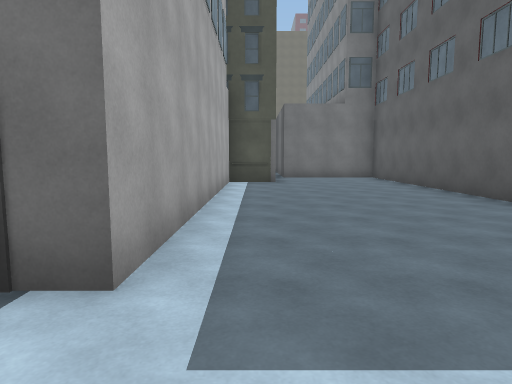
[1] (above)

23 first-person views from a walk through a scene from a Unity 3-D project. The camera is 1.4 m above the floor, tilts 6° down and sees 75° across. The floor is counted in squares, 2 m on a side. Each view is taken from the middle of a square. On the plan, view 1 faces up. The plan holds only what a view shows up to about 10 squares ahead; the rest is blank. The place goes on beyond the plan. The player character is not drawn. Some animated figures are not drawn. Some surface patterns are stand-ins.

[2]
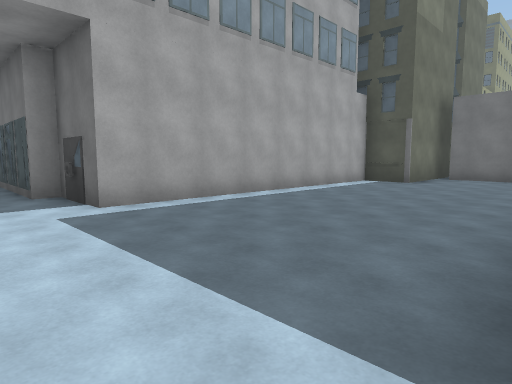

[3]
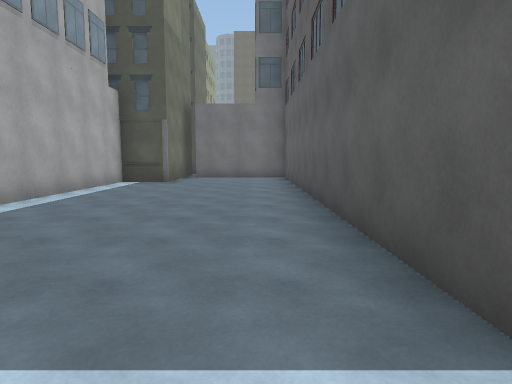

[4]
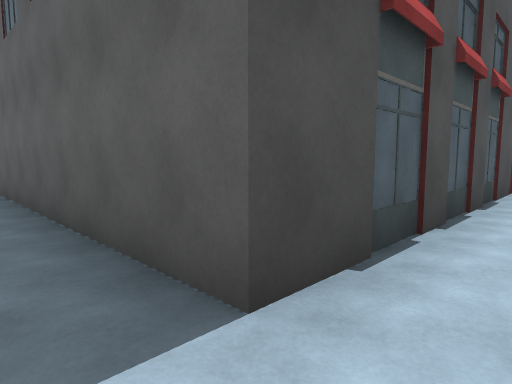

[5]
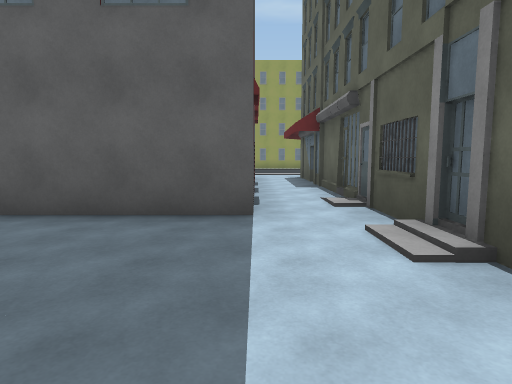

[6]
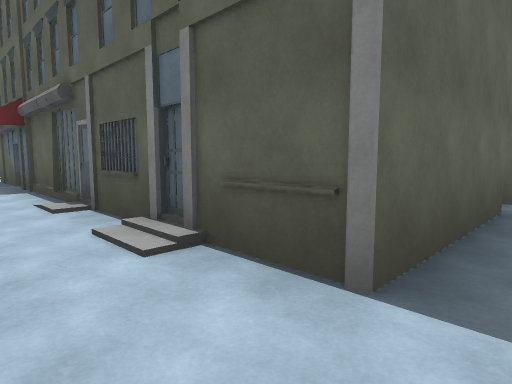

[7]
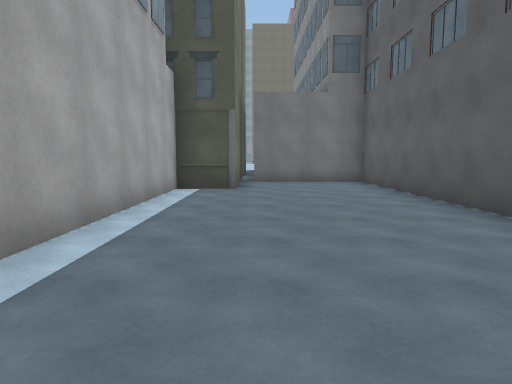

[8]
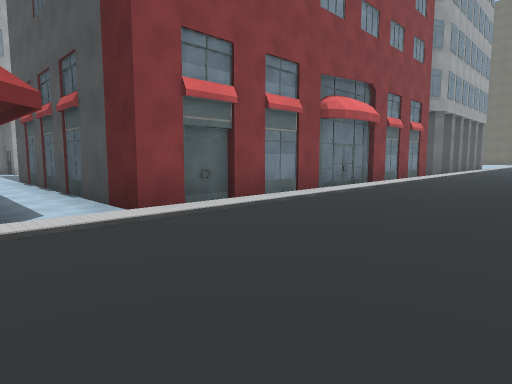

[9]
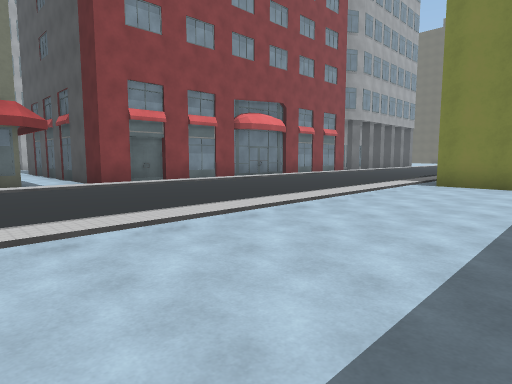

[10]
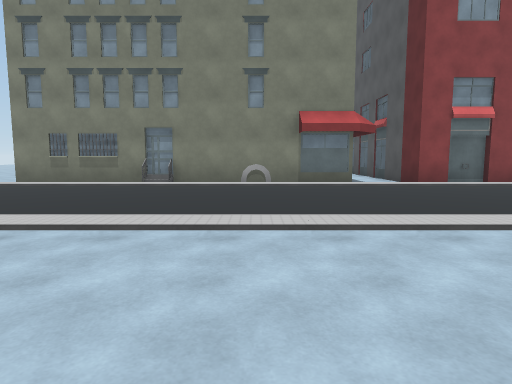

[11]
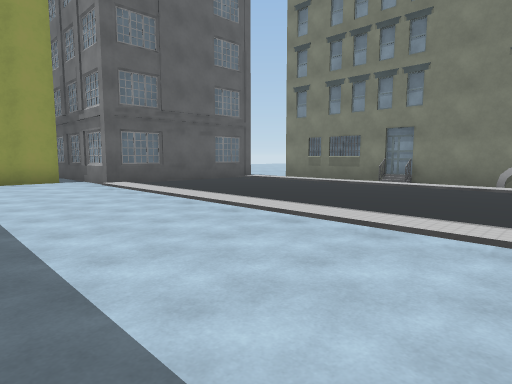

[12]
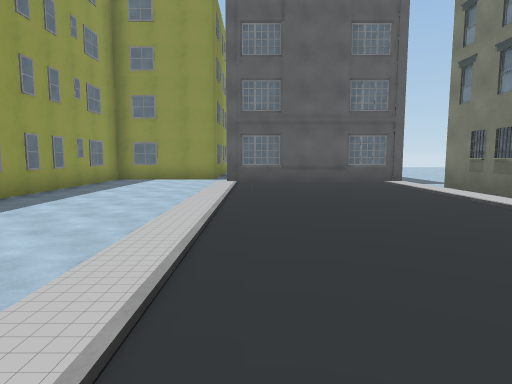

[13]
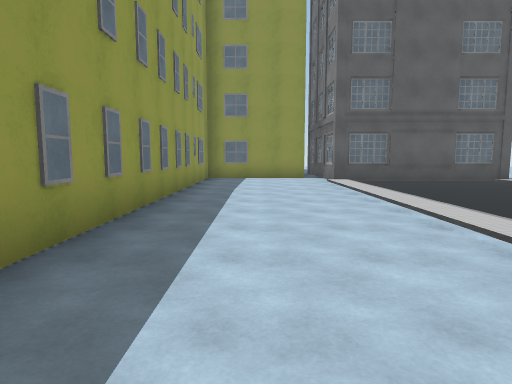

[14]
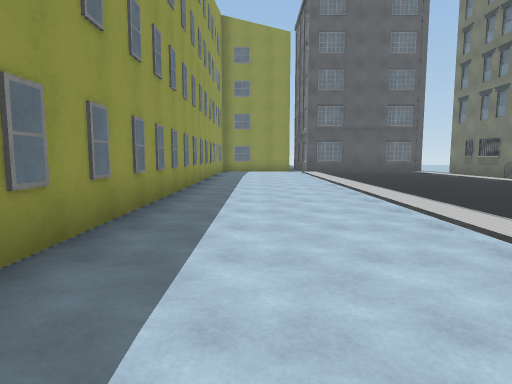

[15]
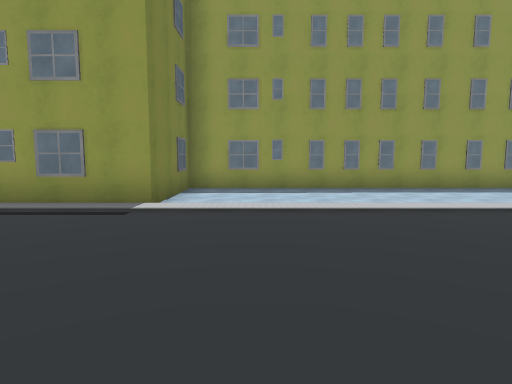

[16]
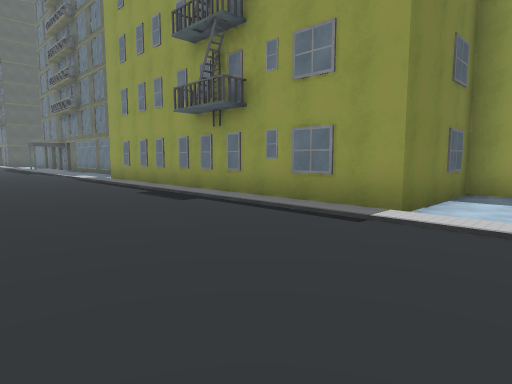

[17]
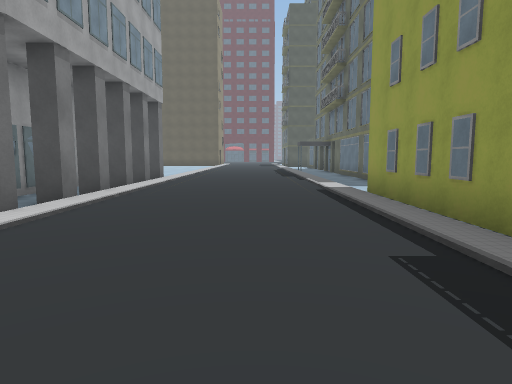

[18]
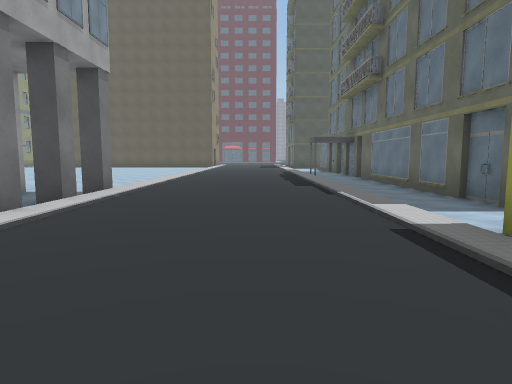

[19]
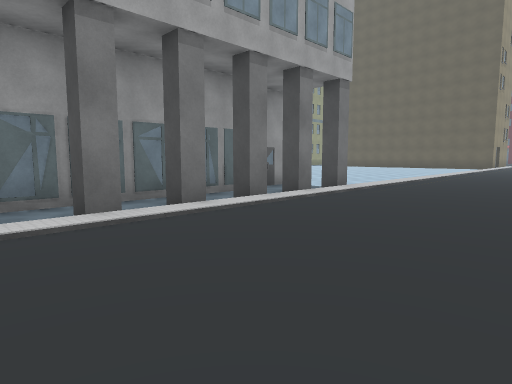

[20]
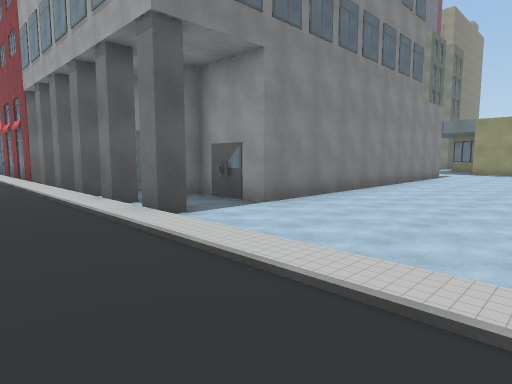

[21]
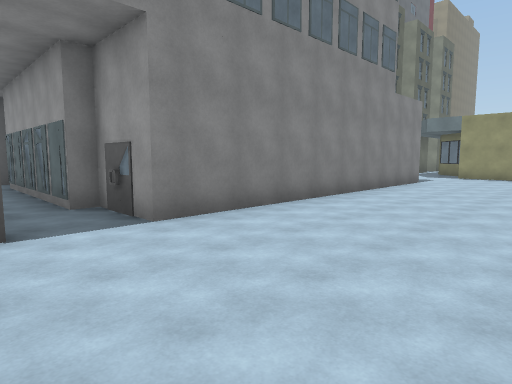

[22]
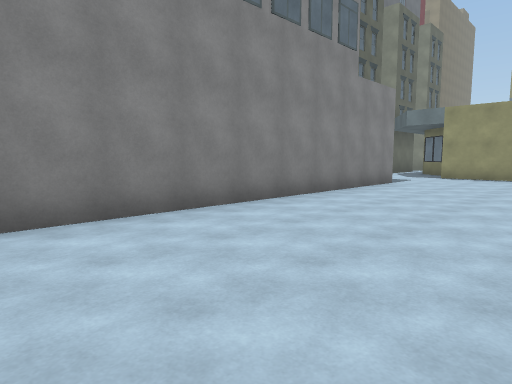

[23]
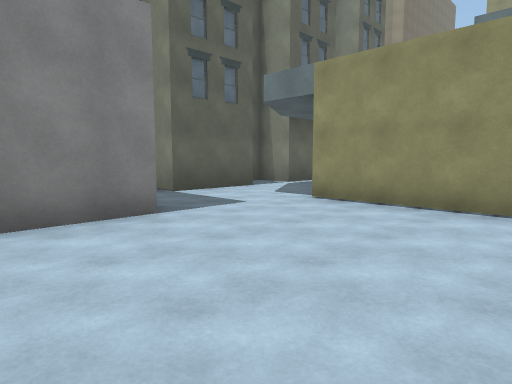

### Floor plan
Key: @ floor where view 1 was taken; # wall or solid block; . floor; / step, stairs or slope; B building.
Columns run from 5 left of view 1 to 21 right of it. Each row starts with its distance up from view 1.
 24     .....  ....../..
 23    #............./.... .#
 22    #............./.... .#
 21    #............./.... .#
 20   ....###BBBBBBB.B..../.#
 19  .....         B./..../.#
 18 #.###.         B.B..../.#
 17 ### #          B.B..../.
 16                B.B..../#
 15                B. ..../#
 14                B.B..../#
 13                B B..../#
 12       ###B     B  ..../#
 11       ...#        ..../#
 10       ...#        ..../#
  9     #....#        ..../#
  8     #....#      # ..../#
  7     B....#      # ..../####
  6     B....#      # ..../...#
  5     B....#       /..../...#
  4     B....#        ..../...#
  3     B....#      # ..../...#
  2    BB....#      # ..../...#
  1 BBB......######## ..../...#
  0    BB@........... ..../...#
 -1      .##########B ..../...#
 -2      .#        ## ..../...#
 -3      .#         # ..../...#
 -4       #         # ..../...#
 -5       #         # ..../...#
 -6                 # ..../...#
 -7                 # ..../...#
 -8                 # ..../...#
 -9                 # ..../...#
-10                 . ..../...#
-11                 .######...#
-12                  B    ###
-13                  B
-14                  B

Where each view was taken, in squares from view 1:
view 1: 0 up, 0 right, facing up
view 2: 0 up, 4 right, facing up-left
view 3: 0 up, 3 right, facing up
view 4: 0 up, 3 right, facing up-right
view 5: 1 up, 0 right, facing right
view 6: 1 up, 0 right, facing down-right
view 7: 2 up, 1 right, facing up
view 8: 1 down, 16 right, facing up-left
view 9: 2 down, 20 right, facing up-left
view 10: 3 down, 20 right, facing left
view 11: 2 down, 20 right, facing down-left
view 12: 1 down, 16 right, facing down
view 13: 1 down, 19 right, facing down
view 14: 4 up, 19 right, facing down
view 15: 5 up, 12 right, facing right
view 16: 5 up, 13 right, facing up-right
view 17: 9 up, 15 right, facing up
view 18: 13 up, 15 right, facing up
view 19: 13 up, 16 right, facing up-left
view 20: 24 up, 14 right, facing down-left
view 21: 24 up, 12 right, facing down-left
view 22: 24 up, 10 right, facing down-left
view 23: 24 up, 3 right, facing down-left
